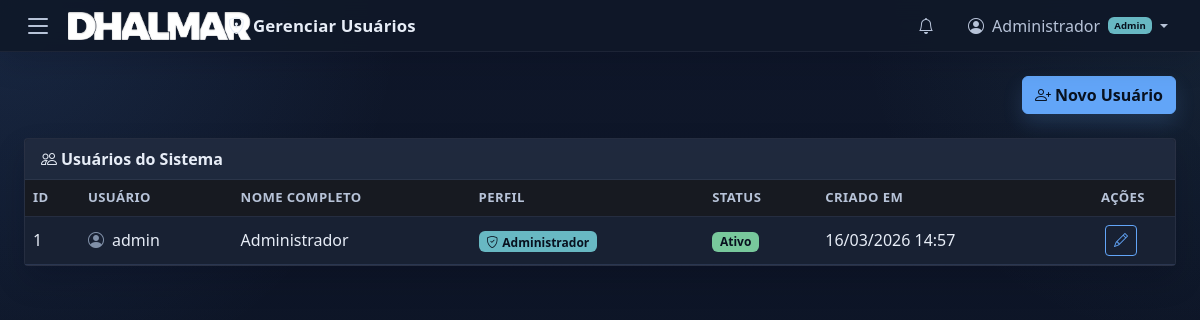
The app's page /admin/users (signed in), older data.
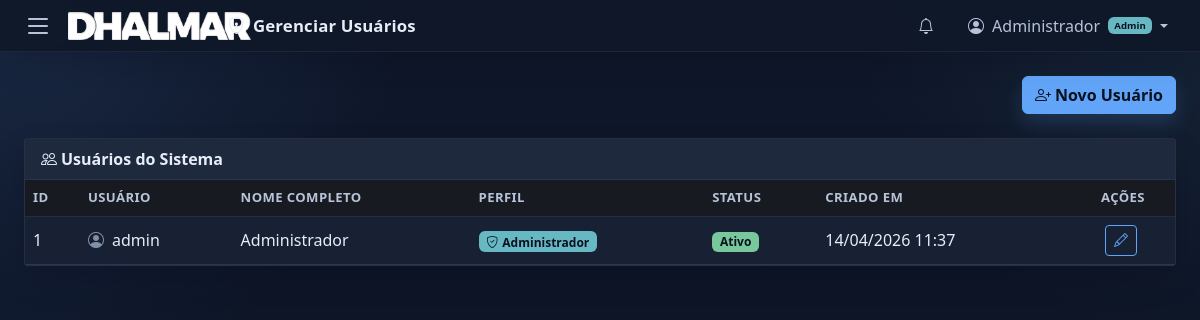
The same page, newer data.
### app/models.py (models this page shows, shortened)
class User(Base):
    __tablename__ = "users"
    id = Column(Integer, primary_key=True, index=True)
    username = Column(String(100), nullable=False, unique=True)
    full_name = Column(String(200), nullable=False, default="")
    password_hash = Column(String(255), nullable=False)
    role = Column(String(10), nullable=False, default="USER")  # ADMIN or USER
    active = Column(Integer, default=1)  # 1=active, 0=disabled
    created_at = Column(DateTime, default=datetime.utcnow)

### app/routers/admin.py (the view)
@router.get("/users")
def list_users(
    request: Request,
    admin: User = Depends(require_admin),
    db: Session = Depends(get_db),
):
    users = db.query(User).order_by(User.username).all()
    return request.app.state.templates.TemplateResponse(
        request=request,
        name="admin/users.html",
        context={
            "users": users,
            "current_user": admin,
            "active_page": "admin",
        },
    )

### app/templates/admin/users.html (shortened to what this page needs)
{% extends "base.html" %}
{% block topbar_title %}<i class="bi bi-shield-lock me-2"></i>Gerenciar Usuários{% endblock %}
{% block content %}
<div class="d-flex justify-content-end align-items-center mb-4">
    <button class="btn btn-primary" data-bs-toggle="modal" data-bs-target="#createUserModal">
        <i class="bi bi-person-plus me-1"></i>Novo Usuário
    </button>
</div>
<div class="card">
    <div class="card-header">
        <i class="bi bi-people me-1"></i>Usuários do Sistema
    </div>
    <div class="card-body p-0">
        <div class="table-responsive">
            <table class="table table-hover mb-0">
                <thead class="table-dark">
                    <tr>
                        <th>ID</th>
                        <th>Usuário</th>
                        <th>Nome Completo</th>
                        <th>Perfil</th>
                        <th>Status</th>
                        <th>Criado em</th>
                        <th class="text-center">Ações</th>
                    </tr>
                </thead>
                <tbody>
                    {% for user in users %}
                    <tr>
                        <td>{{ user.id }}</td>
                        <td>
                            <i class="bi bi-person-circle me-1 text-muted"></i>
                            {{ user.username }}
                        </td>
                        <td>{{ user.full_name or '—' }}</td>
                        <td>
                            {% if user.role == 'ADMIN' %}
                            <span class="badge bg-info"><i class="bi bi-shield-check me-1"></i>Administrador</span>
                            {% else %}
                            <span class="badge bg-secondary"><i class="bi bi-person me-1"></i>Usuário</span>
                            {% endif %}
                        </td>
                        <td>
                            {% if user.active %}
                            <span class="badge bg-success">Ativo</span>
                            {% else %}
                            <span class="badge bg-danger">Inativo</span>
                            {% endif %}
                        </td>
                        <td>{{ user.created_at.strftime('%d/%m/%Y %H:%M') if user.created_at else '—' }}</td>
                        <td class="text-center">
                            <a href="/admin/users/{{ user.id }}/edit" class="btn btn-sm btn-outline-primary me-1"
                               title="Editar">
                                <i class="bi bi-pencil"></i>
                            </a>
                        </td>
                    </tr>
                    {% endfor %}
                </tbody>
            </table>
        </div>
    </div>
</div>
{% endblock %}

### app/templates/base.html (shortened to what this page needs)
<!DOCTYPE html>
<html lang="pt-BR" data-bs-theme="dark">
<head>
    <link href="https://cdn.jsdelivr.net/npm/bootstrap@5.3.3/dist/css/bootstrap.min.css"
          rel="stylesheet">
    <link href="https://cdn.jsdelivr.net/npm/bootstrap-icons@1.11.3/font/bootstrap-icons.min.css"
          rel="stylesheet">
    <link href="/static/css/style.css?v=15" rel="stylesheet">
</head>
<body>
<header id="topbar" class="topbar">
    <div class="topbar-left">
        {% if request.state.current_user %}
        <button id="navToggleBtn" class="topbar-hamburger" aria-label="Menu" aria-expanded="false">
            <span></span>
            <span></span>
            <span></span>
        </button>
        {% endif %}
        <img src="/static/images/DHALMARLOGO.png" alt="Dhalmar" class="topbar-logo">
    </div>
    <div class="topbar-center">
        <div class="topbar-center-content">
            <span class="topbar-page-title">{% block topbar_title %}{% endblock %}</span>
        </div>
    </div>
    <div class="topbar-right">
        {% if request.state.current_user %}
        <div class="topbar-icon-wrapper" id="notificationBell" role="button"
             data-bs-toggle="modal" data-bs-target="#notificationModal"
             title="Notificações">
            <i class="bi bi-bell"></i>
        </div>
        <div class="dropdown">
            <a class="topbar-user dropdown-toggle" href="#" id="userDropdown"
               role="button" data-bs-toggle="dropdown" aria-expanded="false">
                <i class="bi bi-person-circle"></i>
                <span class="d-none d-md-inline ms-1">
                    {{ request.state.current_user.full_name or request.state.current_user.username }}
                </span>
                {% if request.state.current_user.role == 'ADMIN' %}
                <span class="badge bg-info ms-1" style="font-size: 0.6rem;">Admin</span>
                {% endif %}
            </a>
        </div>
        {% endif %}
    </div>
</header>
<main id="mainContent" class="main-content">
    {% block content %}{% endblock %}
</main>
</body>
</html>

Row changes from the older to the newer data that the page shows:
changed User "admin": created_at "16/03/2026 14:57" → "14/04/2026 11:37"
